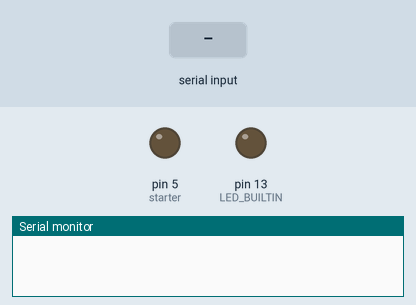
Simulated run of this sketch. Board: Arduino Uno, built with avr-gcc and run on an emulated ATmega328P. Parts: output pins drawn as LEDs (lit = HIGH), the last lines printed to the serial monitor. The inputs (shaded band) are chosen by the test bench.

Above: at 1.2 s.
1.3 s: "A\n" received over Serial
At 1.9 s:
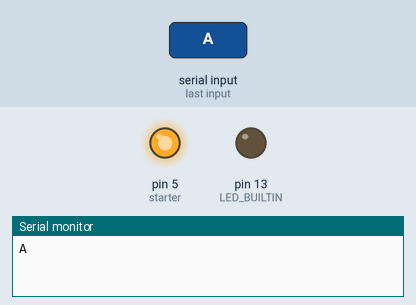
3.0 s: "D\n" received over Serial
At 10.8 s:
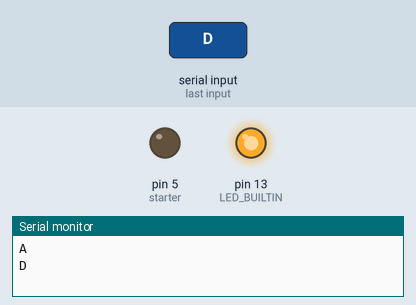
Timing chart, 0 to 11.0 s (numbered marks = the images above; inputs shaded):
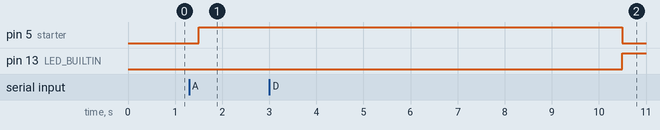

The sketch:

bike_side_program.ino
```cpp
//__________________FATIMA______________//
int starter = 5;        //Relay pin


void setup() {
  pinMode(starter,OUTPUT);

  pinMode(LED_BUILTIN,OUTPUT);
  Serial.begin(9600);
}

void loop() {
  if (Serial.available() > 0)
  {
    String inputString = Serial.readStringUntil('\n');
    inputString.trim();
    Serial.println(inputString);

    if (inputString == "A"){
      digitalWrite(starter,HIGH);
    }

    if (inputString == "D"){
      delay(6000);

      if (inputString == "D"){

        while (true){
          String inputString = Serial.readStringUntil('\n');
          inputString.trim();
          Serial.println(inputString);

          if (inputString == "A"){
            digitalWrite(starter,HIGH);
            break;
          }

          else
          {
            digitalWrite(starter,LOW);
            digitalWrite(LED_BUILTIN,HIGH);
            delay(1000);
            digitalWrite(LED_BUILTIN,LOW);
            delay(1000);
          }
        }
      }
    }
  }
  delay(500);
}
```

Measured:
- after the input at 1.3 s, pin 5 (starter): LOW → HIGH after 0.20 s
- after the input at 3.0 s, pin 5 (starter): HIGH → LOW after 7.5 s; pin 13 (LED_BUILTIN): LOW → HIGH after 7.5 s
